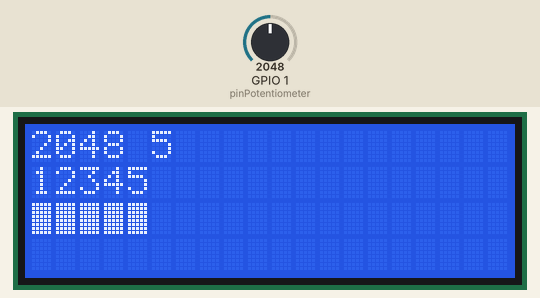
Simulated run of this sketch. Board: ESP32. On the bench: 20×4 character LCD. Inputs (shaded band) come from the test bench; at power-on: GPIO 1 (pinPotentiometer) = 2048.

Above: at 1.2 s.
1.3 s: GPIO 1 (pinPotentiometer) set to 2866
At 2.4 s:
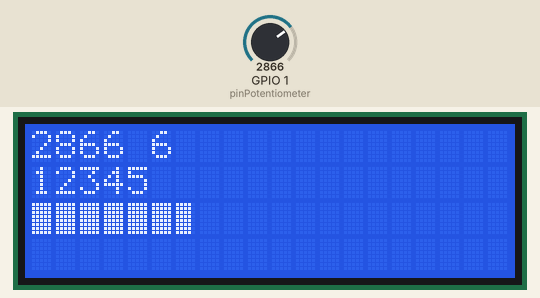
2.8 s: GPIO 1 (pinPotentiometer) set to 3603
At 3.9 s:
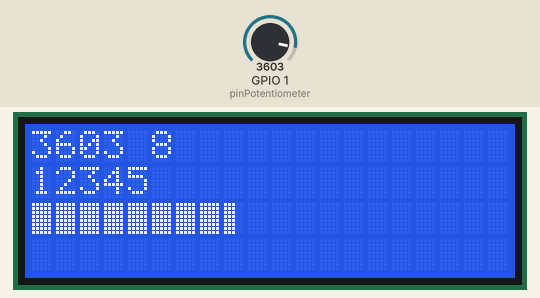
4.3 s: GPIO 1 (pinPotentiometer) set to 4095
At 5.5 s:
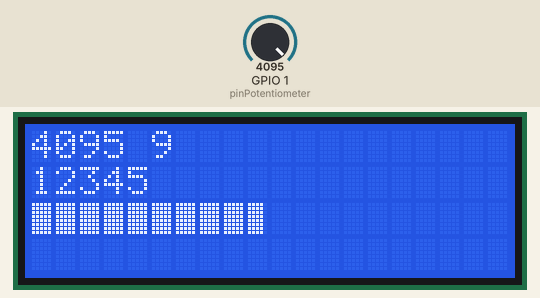
5.8 s: GPIO 1 (pinPotentiometer) set to 2047
At 7.0 s:
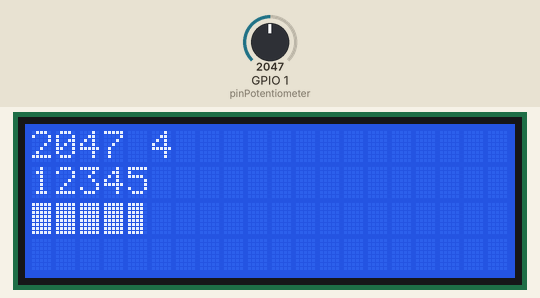
7.3 s: GPIO 1 (pinPotentiometer) set to 1228
At 7.9 s:
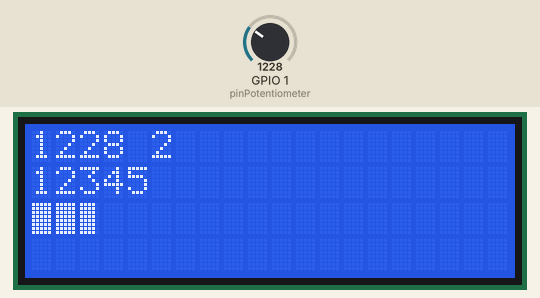
8.8 s: GPIO 1 (pinPotentiometer) set to 491
At 9.3 s:
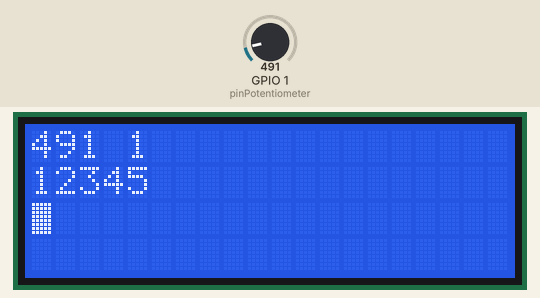
Timing chart, 0 to 11.3 s (numbered marks = the images above; inputs shaded):
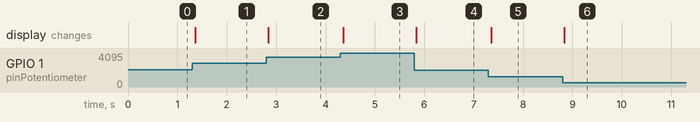

Measured:
- after the input at 1.3 s, the display: changes after 0.07 s (image 1)
- after the input at 2.8 s, the display: changes at once (image 2)
- after the input at 4.3 s, the display: changes after 0.06 s (image 3)
- after the input at 5.8 s, the display: changes at once (image 4)
- after the input at 7.3 s, the display: changes after 0.06 s (image 5)
- after the input at 8.8 s, the display: changes at once (image 6)

The sketch:

LCD_Potentiometer_ProgressBar.ino
```cpp
#include <LiquidCrystal_I2C.h>
#include <WiFi.h>
#include <Arduino.h>
#include <map>

/*
 * Connect lcd to pins: SCL - 7, SDA - 6, Vcc, GND
 * Connect potentiometer: left pin - GND, right pin - Vcc, central pin - ESP32 pin 1 (ADC)
 */

const int pinPotentiometer = 1;
const int pinSda = 6;
const int pinScl = 7;
const int maxAdcValue = 8191;
const int barsNumberMax = 20;
const int lcdRows = 4;
const int lcdCols = 20;
const int progressBarStartCol = 0;
const int progressBarStartRow = 2;

std::array<byte, 8> barChar20 = {
    0b10000,
    0b10000,
    0b10000,
    0b10000,
    0b10000,
    0b10000,
    0b10000,
    0b10000};

std::array<byte, 8> barChar40 = {
    0b11000,
    0b11000,
    0b11000,
    0b11000,
    0b11000,
    0b11000,
    0b11000,
    0b11000};

std::array<byte, 8> barChar60 = {
    0b11100,
    0b11100,
    0b11100,
    0b11100,
    0b11100,
    0b11100,
    0b11100,
    0b11100};

std::array<byte, 8> barChar80 = {
    0b11110,
    0b11110,
    0b11110,
    0b11110,
    0b11110,
    0b11110,
    0b11110,
    0b11110};

// Define custom character █
std::array<byte, 8> barChar100 = {
    0b11111,
    0b11111,
    0b11111,
    0b11111,
    0b11111,
    0b11111,
    0b11111,
    0b11111};

std::map<int, std::array<byte, 8>> barsFractionMap = {
    {1, barChar20},
    {2, barChar40},
    {3, barChar60},
    {4, barChar80},
    {5, barChar100}};

// 0x27 is a standard I2C address for LCDs
LiquidCrystal_I2C lcd(0x27, lcdCols, lcdRows);

void displayProgressBar()
{
  int value = analogRead(pinPotentiometer);
  int oneBarValue = maxAdcValue / barsNumberMax;

  int barsNumber = value / oneBarValue;

  lcd.setCursor(0, 0);
  lcd.print(value);

  lcd.setCursor(0, 1);
  lcd.print(barsNumber);

  // cleanning
  if (barsNumber < barsNumberMax)
    lcd.print(" ");

  lcd.setCursor(progressBarStartCol, progressBarStartRow);

  // print the progress bar of barChars (char from memory at index 0)
  for (int i = 0; i < barsNumber; i++)
    lcd.write(byte(0));

  // cleanning the rest of the line (3 chars - for bottom label)
  for (int i = barsNumber; i < 17; i++)
    lcd.print(" ");
}

void printTopLabel(int value1, int value2 = INT_MIN)
{
  lcd.setCursor(0, 0);
  lcd.print(value1);
  lcd.print(" ");
  if (value2 > INT_MIN)
    lcd.print(value2);

  // Cleanning old digits
  lcd.print("   ");
}

void printBottomLabel(int value)
{
  lcd.setCursor(0, 1);
  lcd.print(value);

  // Cleanning old digits
  if (value < 100)
    lcd.print(" ");
  if (value < 10)
    lcd.print("  ");
}

void printBars(int percentage)
{
  int barsNumber = percentage * barsNumberMax / 100;

  // Calculate the amount of fraction bars
  int a = percentage % barsNumberMax;
  int c = barsNumberMax * 5;
  int b = -1;
  int fractionBarsIndex = -1;

  if (barsNumberMax == 10)
  {
    b = a % (100 / c) == 0 ? a : a + 1;
    fractionBarsIndex = b / (100 / c);
  }
  else if (barsNumberMax == 20)
  {
    fractionBarsIndex = percentage % 5;
  }
  else
  {
    lcd.print("Bars number max is not supported");
    return;
  }

  lcd.setCursor(progressBarStartCol, progressBarStartRow);

  // Print the progress bar of barChars (char from memory at index 0)
  if (barsNumber > 0)
    for (int i = 0; i < barsNumber; i++)
      lcd.write(byte(5));

  if (fractionBarsIndex > 0)
    lcd.write(byte(fractionBarsIndex));

  // Cleanning the rest of the line
  for (int i = barsNumber; i < lcdCols - 1; i++)
    lcd.print(" ");
}

void displaySmoothProgressBar()
{
  int value = analogRead(pinPotentiometer);

  int percentage = value * 100 / maxAdcValue;
  int barsNumber = percentage * barsNumberMax / 100;

  printTopLabel(value, barsNumber);

  printBottomLabel(12345);

  printBars(percentage);
}

void setup()
{
  Wire.begin(pinSda, pinScl);
  lcd.init();
  lcd.backlight();

  // Store bar char in memory at index  0
  lcd.createChar(1, barChar20.data());
  lcd.createChar(2, barChar40.data());
  lcd.createChar(3, barChar60.data());
  lcd.createChar(4, barChar80.data());
  lcd.createChar(5, barChar100.data());
}

void loop()
{
  displaySmoothProgressBar();
  delay(10);
}
```
